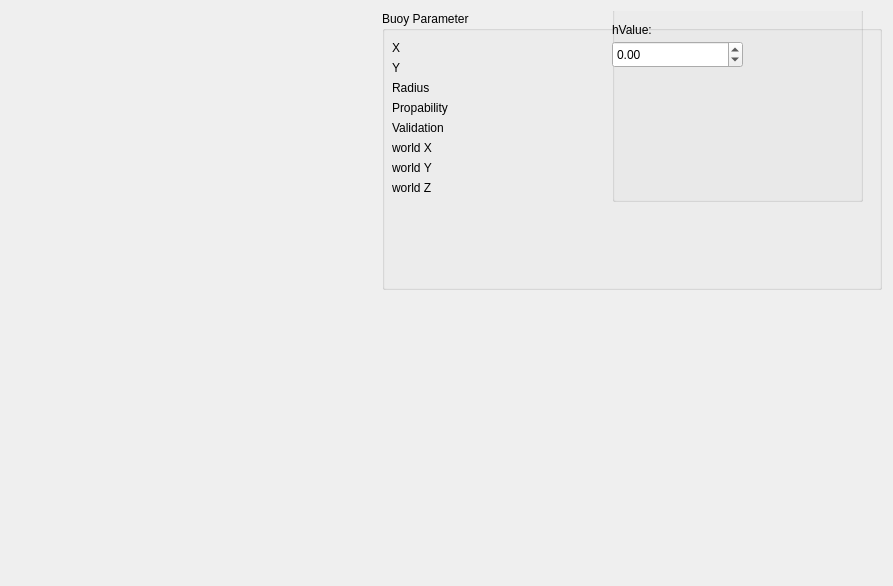
<?xml version="1.0" encoding="UTF-8"?>
<ui version="4.0">
 <class>MainWindow</class>
 <widget class="QWidget" name="MainWindow">
  <property name="geometry">
   <rect>
    <x>0</x>
    <y>0</y>
    <width>893</width>
    <height>586</height>
   </rect>
  </property>
  <property name="windowTitle">
   <string>Buoy-Detector</string>
  </property>
  <layout class="QHBoxLayout" name="horizontalLayout">
   <item>
    <layout class="QHBoxLayout" name="horizontalLayout_2">
     <item>
      <layout class="QVBoxLayout" name="verticalLayout_2">
       <item>
        <widget class="ImageView" name="s_image">
         <property name="enabled">
          <bool>true</bool>
         </property>
         <property name="sizePolicy">
          <sizepolicy hsizetype="Expanding" vsizetype="Preferred">
           <horstretch>0</horstretch>
           <verstretch>0</verstretch>
          </sizepolicy>
         </property>
         <property name="minimumSize">
          <size>
           <width>320</width>
           <height>240</height>
          </size>
         </property>
         <property name="toolTip">
          <string>ImageView</string>
         </property>
         <property name="whatsThis">
          <string>Widget for displaying frames.</string>
         </property>
         <property name="Use_OpenGL" stdset="0">
          <bool>false</bool>
         </property>
         <property name="Aspect_Ratio" stdset="0">
          <bool>true</bool>
         </property>
        </widget>
       </item>
       <item>
        <widget class="ImageView" name="h_image">
         <property name="toolTip">
          <string>ImageView</string>
         </property>
         <property name="whatsThis">
          <string>Widget for displaying frames.</string>
         </property>
        </widget>
       </item>
      </layout>
     </item>
     <item>
      <layout class="QVBoxLayout" name="verticalLayout">
       <property name="sizeConstraint">
        <enum>QLayout::SetMinimumSize</enum>
       </property>
       <property name="leftMargin">
        <number>0</number>
       </property>
       <item>
        <widget class="QGroupBox" name="groupBox">
         <property name="minimumSize">
          <size>
           <width>500</width>
           <height>200</height>
          </size>
         </property>
         <property name="maximumSize">
          <size>
           <width>400</width>
           <height>321</height>
          </size>
         </property>
         <property name="title">
          <string>Buoy Parameter</string>
         </property>
         <widget class="QWidget" name="formLayoutWidget_2">
          <property name="geometry">
           <rect>
            <x>10</x>
            <y>30</y>
            <width>211</width>
            <height>209</height>
           </rect>
          </property>
          <layout class="QFormLayout" name="formLayout_2">
           <property name="fieldGrowthPolicy">
            <enum>QFormLayout::AllNonFixedFieldsGrow</enum>
           </property>
           <item row="1" column="0">
            <widget class="QLabel" name="label_3">
             <property name="text">
              <string>X</string>
             </property>
            </widget>
           </item>
           <item row="1" column="1">
            <widget class="QLabel" name="x">
             <property name="text">
              <string/>
             </property>
            </widget>
           </item>
           <item row="2" column="0">
            <widget class="QLabel" name="label">
             <property name="text">
              <string>Y</string>
             </property>
            </widget>
           </item>
           <item row="2" column="1">
            <widget class="QLabel" name="y">
             <property name="text">
              <string/>
             </property>
            </widget>
           </item>
           <item row="3" column="0">
            <widget class="QLabel" name="label_2">
             <property name="text">
              <string>Radius</string>
             </property>
            </widget>
           </item>
           <item row="3" column="1">
            <widget class="QLabel" name="r">
             <property name="text">
              <string/>
             </property>
            </widget>
           </item>
           <item row="4" column="0">
            <widget class="QLabel" name="label_13">
             <property name="text">
              <string>Propability</string>
             </property>
            </widget>
           </item>
           <item row="4" column="1">
            <widget class="QLabel" name="prop">
             <property name="text">
              <string/>
             </property>
            </widget>
           </item>
           <item row="5" column="0">
            <widget class="QLabel" name="label_14">
             <property name="text">
              <string>Validation</string>
             </property>
            </widget>
           </item>
           <item row="5" column="1">
            <widget class="QLabel" name="val">
             <property name="text">
              <string/>
             </property>
            </widget>
           </item>
           <item row="6" column="0">
            <widget class="QLabel" name="label_16">
             <property name="text">
              <string>world X</string>
             </property>
            </widget>
           </item>
           <item row="6" column="1">
            <widget class="QLabel" name="world_x">
             <property name="text">
              <string/>
             </property>
            </widget>
           </item>
           <item row="7" column="0">
            <widget class="QLabel" name="label_17">
             <property name="text">
              <string>world Y</string>
             </property>
            </widget>
           </item>
           <item row="7" column="1">
            <widget class="QLabel" name="world_y">
             <property name="text">
              <string/>
             </property>
            </widget>
           </item>
           <item row="8" column="0">
            <widget class="QLabel" name="label_18">
             <property name="text">
              <string>world Z</string>
             </property>
            </widget>
           </item>
           <item row="8" column="1">
            <widget class="QLabel" name="world_z">
             <property name="text">
              <string/>
             </property>
            </widget>
           </item>
          </layout>
         </widget>
         <widget class="QGroupBox" name="groupBox_2">
          <property name="geometry">
           <rect>
            <x>230</x>
            <y>-20</y>
            <width>251</width>
            <height>211</height>
           </rect>
          </property>
          <property name="title">
           <string>Debugging</string>
          </property>
          <widget class="QDoubleSpinBox" name="hValue">
           <property name="geometry">
            <rect>
             <x>0</x>
             <y>50</y>
             <width>131</width>
             <height>27</height>
            </rect>
           </property>
           <property name="decimals">
            <number>2</number>
           </property>
           <property name="minimum">
            <double>-90.000000000000000</double>
           </property>
           <property name="maximum">
            <double>90.000000000000000</double>
           </property>
           <property name="singleStep">
            <double>0.500000000000000</double>
           </property>
          </widget>
          <widget class="QLabel" name="label_6">
           <property name="geometry">
            <rect>
             <x>0</x>
             <y>30</y>
             <width>101</width>
             <height>17</height>
            </rect>
           </property>
           <property name="text">
            <string>hValue:</string>
           </property>
          </widget>
         </widget>
        </widget>
       </item>
       <item>
        <widget class="ImageView" name="main_image">
         <property name="toolTip">
          <string>ImageView</string>
         </property>
         <property name="whatsThis">
          <string>Widget for displaying frames.</string>
         </property>
        </widget>
       </item>
      </layout>
     </item>
    </layout>
   </item>
  </layout>
 </widget>
 <customwidgets>
  <customwidget>
   <class>ImageView</class>
   <extends>MultiWidget</extends>
   <header>image_view_widget/ImageView.h</header>
  </customwidget>
  <customwidget>
   <class>MultiWidget</class>
   <extends>QWidget</extends>
   <header>multi_view/MultiWidget.h</header>
   <container>1</container>
  </customwidget>
 </customwidgets>
 <resources/>
 <connections/>
</ui>
